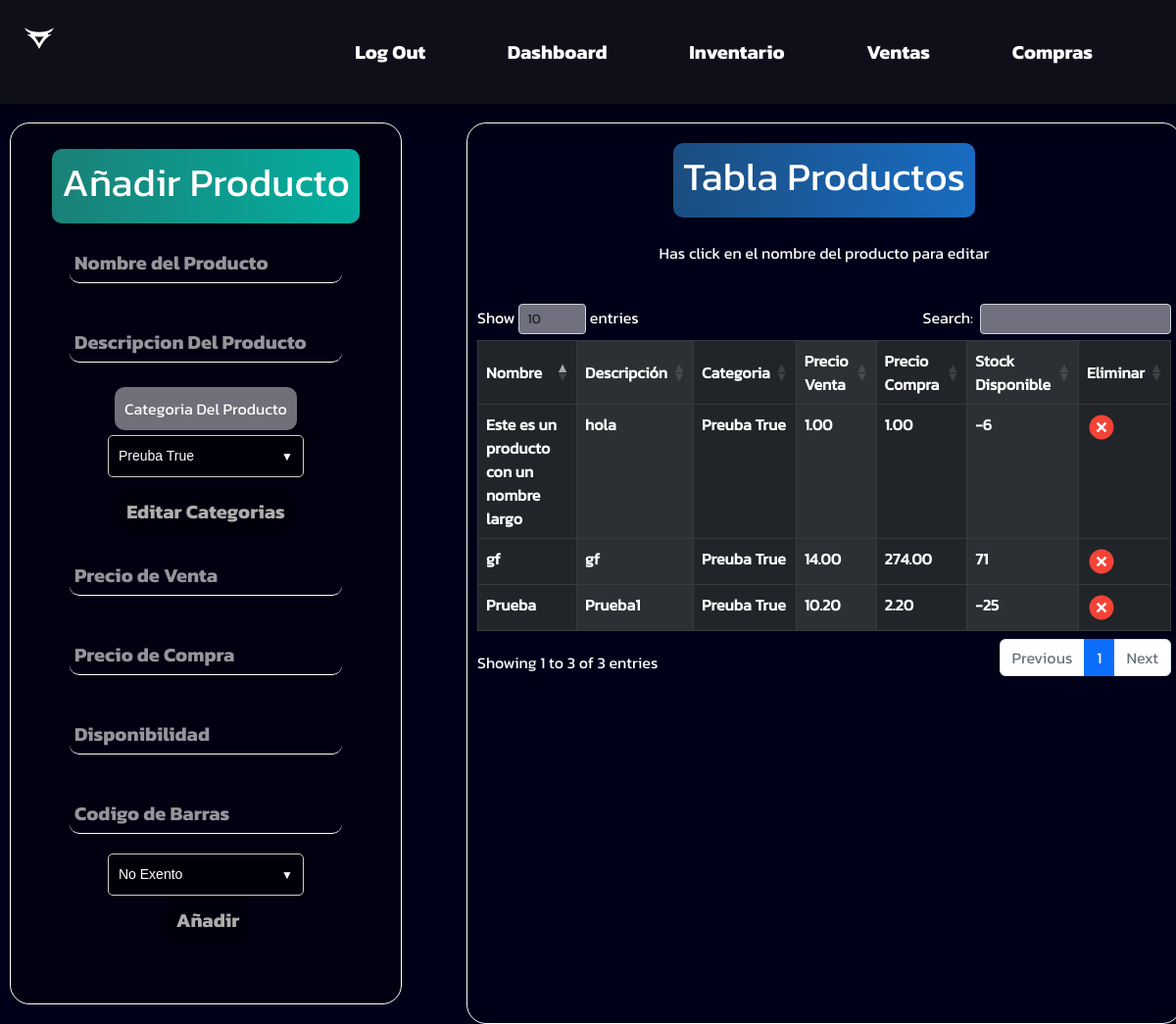
Page /items/ on the earlier database version.
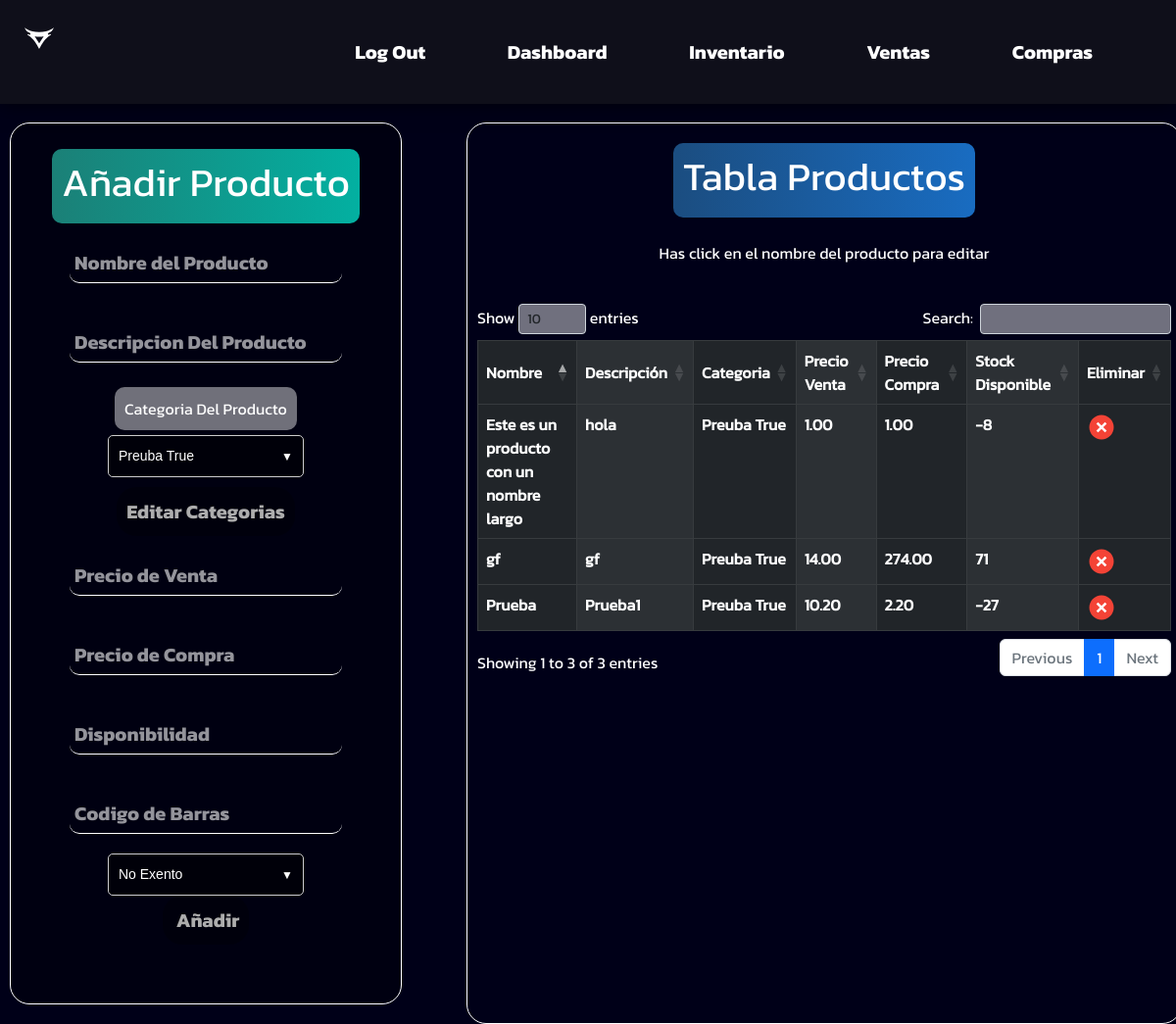
Same page on the later database version.
### items/models.py (models this page shows, shortened)
class Producto(models.Model):
    slug = AutoSlugField(populate_from='nombre', unique=True)
    codigo_de_barras = models.CharField(max_length=13, unique=True, default='0000000000000')
    nombre = models.CharField(max_length=255, unique=True)
    descripcion = models.TextField(max_length=1000, blank=True)
    categoria = models.ForeignKey(Categoria, on_delete=models.CASCADE)
    precio_venta = models.DecimalField(max_digits=6, decimal_places=2)
    precio_compra = models.DecimalField(max_digits=6, decimal_places=2)
    stock = models.IntegerField()
    cantidad_comprada = models.PositiveIntegerField(default=0)
    cantidad_vendida = models.PositiveIntegerField(default=0)
    exento_de_impuesto = models.BooleanField(default=False)
    class Meta:
        db_table='producto'
        verbose_name= 'Producto'
        verbose_name_plural='Productos'
        ordering= ['id']

class Categoria(models.Model):
    nombre= models.CharField(max_length=200, unique=True)
    destacado = models.BooleanField(default=False)
    def __str__(self):
        return self.nombre
    class Meta:
        db_table='categorias'
        verbose_name= 'Categoria'
        verbose_name_plural='Categorías'
        ordering= ['-id']

### items/views.py (the view, shortened to what this page needs)
# urls.py: path('', views.Inventario, name="inventario"),
def Inventario(request):
    categorias = Categoria.objects.all()
    productos = Producto.objects.all()
    if request.method == "GET":
        return render(request, "inventario.html", {"productos": productos, "categorias":categorias})

### items/templates/inventario.html (shortened to what this page needs)
{% extends 'base_sesion2.html' %}
{% load static %}
{% block content %}
<link rel="stylesheet" href="{% static 'css/items.css' %}">
<link rel="stylesheet" href="{% static 'css/bootstrap.min.css' %}">
<link rel="stylesheet" href="{% static 'css/dataTables.bootstrap5.min.css' %}">
<div class="content">
    <form method="post">
        <div class="añadirProducto">
            <label class="Titulo">
                <h1>Añadir Producto</h1>
            </label>
            <input class="entradaDatos" type="text" name="nombre" id="nombre" placeholder="Nombre del Producto"required>
            <input class="entradaDatos" type="text" name="descripcion" id="descripcion"
                placeholder="Descripcion Del Producto">
            <label class="etiquetas"> Categoria Del Producto </label>
            <div class="select-container">
                <select id="categoria" name="categoria">
                    {% for categoriaprod in categorias%}
                    <option value="{{categoriaprod.nombre}}">{{categoriaprod.nombre}}</option>
                    {% endfor %}
                </select>
            </div>
            <a class="anadir btn1" href="/items/categorias">Editar Categorias </a>
            <input class="entradaDatos" type="text" name="precio_venta" id="precio_venta" placeholder="Precio de Venta"required>
            <input class="entradaDatos" type="text" name="precio_compra" id="precio_compra"
                placeholder="Precio de Compra" required>
            <input class="entradaDatos" type="number" name="stock" id="stock" placeholder="Disponibilidad" required>
            <input class="entradaDatos" type="text" name="codigo_de_barras" id="codigo_de_barras" placeholder="Codigo de Barras" maxlength="13" required>
            <div class="select-container">
                <select id="excento" name="excento">
                    <option value="0">No Exento</option>
                </select>
            </div>
            <input class="anadir" type="submit" value=" Añadir">
        </div>
    </form>
    <div class="tablaProductos">
        <label class="Titulo c2">
            <h1>Tabla Productos</h1>
        </label>
        <br>
        <p>Has click en el nombre del producto para editar</p>
        <br>
        <div class="table-responsive-sm ">
            <table class="table  table-dark table-striped-columns table-bordered" id="tabla-prod">
                <thead>
                    <tr>
                        <th class="centrado">Nombre</th>
                        <th class="centrado">Descripción</th>
                        <th class="centrado">Categoria</th>
                        <th class="centrado">Precio Venta</th>
                        <th class="centrado">Precio Compra</th>
                        <th class="centrado">Stock Disponible</th>
                        <th class="centrado">Eliminar</th>
                    </tr>
                </thead>
                <tbody>
                    {% for producto in productos %}
                    <tr>
                        <th><a href="{% url 'editarproducto' producto.id %}">{{producto.nombre}}</a></th>
                        <th><a href="{% url 'editarproducto' producto.id %}">{{producto.descripcion}}</a></th>
                        <th><a href="{% url 'editarproducto' producto.id %}">{{producto.categoria}}</a></th>
                        <th><a href="{% url 'editarproducto' producto.id %}">{{producto.precio_venta}}</a></th>
                        <th><a href="{% url 'editarproducto' producto.id %}">{{producto.precio_compra}}</a></th>
                        <th><a href="{% url 'editarproducto' producto.id %}">{{producto.stock}}</a></th>
                        <th><a href="{% url 'eliminarprod' producto.id %}"> <img src="{% static 'img/eliminar.svg'%}"></a></th>
                    </tr>
                    {% endfor %}
                </tbody>
            </table>
        </div>
    </div>
</div>
{% endblock %}

### items/templates/base_sesion2.html (shortened to what this page needs)
{% load static %}
<html lang="es">
<head>
  <link rel="stylesheet" href="{% static 'css/nav.css' %}">
</head>
<body>
  <div class="container-nav">
    <nav class="navbar">
      <div class="logo"> <img src="{% static 'img/logo.svg' %}" alt=""></div>
      <div class="links-group1" >
        <ul class="navbar-links">
          <li><a href="/logout">Log Out</a></li>
          <li><a href="/dashboard">Dashboard</a></li>
          <li><a href="/items">Inventario</a></li>
          <li><a href="/ventas">Ventas</a></li>
          <li><a href="/compras">Compras</a></li>
        </ul>
      </div>
    </nav>
  </div>
  {% block content%}
  {% endblock %}
</body>
</html>

### static/css/nav.css (style rules this page uses)
* { margin: 0; padding: 0; box-sizing: border-box; font-family: 'Kanit'; }
body { background: #000018 !important; }
.container-nav { z-index: 2; position: fixed; top: 0; left: 0; width: 100%; padding: 20px 25px; background: #1d1d1d85; box-shadow: 0px 0px 20px 0px #000000b0; backdrop-filter: blur(10px); }
.logo { width: 50px; height: 50px; transition: all 0.3s; }
.navbar { display: flex; align-content: center; justify-content: space-between; }
.navbar-links { list-style: none; margin: 0 20px; }
.navbar-links li { background-color: #20202000; display: inline-block; padding: 5px 20px; margin: 0 20px; border-radius: 5px; }
.navbar-links a { text-decoration: none; font-size: 20px; color: white; font-family: 'Kanit-Bold'; }
.content { display: grid; }

### static/css/items.css (style rules this page uses)
body { background: #000018 !important; }
.content { margin-top: 115px; width: auto; display: grid; color: white; gap: 1rem; grid-template-columns: 450px 750px }
.añadirProducto { margin: 10px; width: 400px; height: 900px; display: flex; flex-wrap: wrap; flex-direction: column; color: white; border: 1px solid #fff; border-radius: 20px; overflow: hidden; align-items: center; justify-content: flex-start; background: #00000046; }
option { color: black; }
.anadir { font-family: 'Kanit-Bold'; font-size: 20px; appearance: none; border: none; background-color: #00000046; color: #adadad; padding: 10px; border-radius: 20px; transition: all 0.3s; text-decoration: none; }
.btn1 { margin-top: 10px; text-decoration: none; }
.tablaProductos { display: flex; margin: 10px; width: auto; height: 100%; flex-wrap: wrap; flex-direction: column; color: white; border: 1px solid #fff; border-radius: 20px; overflow: hidden; align-items: center; justify-content: flex-start; padding: 10px; }
.Titulo { margin-top: 10px; background: rgb(27,128,119); background: linear-gradient(90deg, rgba(27,128,119,1) 0%, rgba(3,176,161,1) 100%); padding: 10px; border-radius: 10px; }
th a { text-decoration: none !important; color: white !important; }
.c2 { background: rgb(27,77,128); background: linear-gradient(90deg, rgba(27,77,128,1) 0%, rgba(25,108,193,1) 100%); }
.etiquetas { padding: 10px; margin: 5px; background: rgba(255, 255, 255, 0.438); border-radius: 10px; }
.entradaDatos { font-size: 20px; font-family: 'Kanit-Bold'; padding: 5px; border: none; border-bottom: 1px solid #ffffff; color: #fff; background: transparent; outline: none; margin: 20px; border-radius: 10px; transition: all 0.3s; }
.entradaDatos::placeholder { color: #ffffff94; transition: all 0.3s; }
.select-container { position: relative; display: inline-block; overflow: hidden; background-color: #00000071; border: 1px solid #ccc; border-radius: 5px; font-family: Arial, sans-serif; font-size: 14px; color: #ffffff; padding: 5px; width: 200px; }
.select-container select { background-color: transparent; border: none; outline: none; -webkit-appearance: none; -moz-appearance: none; appearance: none; cursor: pointer; width: 100%; padding: 5px; font-size: inherit; color: inherit; }
.select-container::after { content: "▼"; position: absolute; top: 50%; right: 10px; transform: translateY(-50%); font-size: 12px; color: #ffffff; }
.select-container option:checked { background-color: #ccc; color: #fff; }
.centrado { align-items: center !important; vertical-align: middle !important; }
img { width: 30px !important; }

Differences in the rows shown:
changed Producto "Prueba": stock "-25" → "-27"
changed Producto "Este es un producto con un nombre largo": stock "-6" → "-8"
